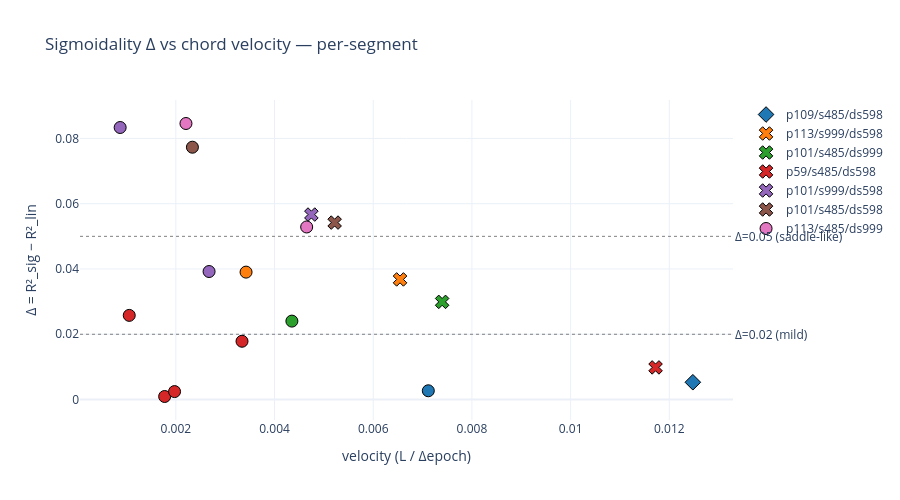

Source (notebook cell):
### Markdown cell above
## 8. Figure — Δ vs velocity per segment

Sigmoidality × chord velocity, each point a segment. Colour = variant; symbol = on/off/mix arc-flavour.

### Code cell
palette = ['#1f77b4', '#ff7f0e', '#2ca02c', '#d62728', '#9467bd', '#8c564b', '#e377c2']
flavor_symbol = {'on': 'circle', 'off': 'x', 'mix': 'diamond'}

fig = go.Figure()
for i, (label, R) in enumerate(RUNS.items()):
    color = palette[i % len(palette)]
    for axis in LOCAL_AXES[label]:
        fig.add_trace(go.Scatter(
            x=[axis['velocity']], y=[axis['sigmoidality']],
            mode='markers', showlegend=axis['segment_idx'] == 0,
            name=label,
            marker=dict(color=color, size=12, symbol=flavor_symbol.get(axis['flavor'], 'circle'),
                        line=dict(color='black', width=1)),
            text=f"seg{axis['segment_idx']} @ ep{axis['peak_ep']} ({axis['flavor']})",
            hovertemplate='%{text}<br>Δ=%{y:.3f}<br>velocity=%{x:.4f}<extra>' + label + '</extra>',
        ))
fig.add_hline(y=0.05, line=dict(color='gray', dash='dot', width=1),
              annotation_text='Δ=0.05 (saddle-like)', annotation_position='right')
fig.add_hline(y=0.02, line=dict(color='gray', dash='dot', width=1),
              annotation_text='Δ=0.02 (mild)', annotation_position='right')
fig.update_layout(
    title='Sigmoidality Δ vs chord velocity — per-segment',
    xaxis_title='velocity (L / Δepoch)', yaxis_title='Δ = R²_sig − R²_lin',
    template='plotly_white', height=500, width=900,
)
fig.show()

### Figure 1 — Plotly figure (JSON) as saved in the notebook; plotly's stock layout.template omitted (floating-point values rounded to 4 significant figures)
{"data": [{"hovertemplate": "%{text}<br>Δ=%{y:.3f}<br>velocity=%{x:.4f}<extra>p109/s485/ds598</extra>", "marker": {"color": "#1f77b4", "line": {"color": "black", "width": 1}, "size": 12, "symbol": "diamond"}, "mode": "markers", "name": "p109/s485/ds598", "showlegend": true, "text": "seg0 @ ep1700 (mix)", "type": "scatter", "x": [0.01248], "y": [0.005302]}, {"hovertemplate": "%{text}<br>Δ=%{y:.3f}<br>velocity=%{x:.4f}<extra>p109/s485/ds598</extra>", "marker": {"color": "#1f77b4", "line": {"color": "black", "width": 1}, "size": 12, "symbol": "circle"}, "mode": "markers", "name": "p109/s485/ds598", "showlegend": false, "text": "seg1 @ ep3400 (on)", "type": "scatter", "x": [0.007116], "y": [0.002689]}, {"hovertemplate": "%{text}<br>Δ=%{y:.3f}<br>velocity=%{x:.4f}<extra>p113/s999/ds598</extra>", "marker": {"color": "#ff7f0e", "line": {"color": "black", "width": 1}, "size": 12, "symbol": "x"}, "mode": "markers", "name": "p113/s999/ds598", "showlegend": true, "text": "seg0 @ ep2000 (off)", "type": "scatter", "x": [0.006543], "y": [0.0368]}, {"hovertemplate": "%{text}<br>Δ=%{y:.3f}<br>velocity=%{x:.4f}<extra>p113/s999/ds598</extra>", "marker": {"color": "#ff7f0e", "line": {"color": "black", "width": 1}, "size": 12, "symbol": "circle"}, "mode": "markers", "name": "p113/s999/ds598", "showlegend": false, "text": "seg1 @ ep6800 (on)", "type": "scatter", "x": [0.003423], "y": [0.03904]}, {"hovertemplate": "%{text}<br>Δ=%{y:.3f}<br>velocity=%{x:.4f}<extra>p101/s485/ds999</extra>", "marker": {"color": "#2ca02c", "line": {"color": "black", "width": 1}, "size": 12, "symbol": "x"}, "mode": "markers", "name": "p101/s485/ds999", "showlegend": true, "text": "seg0 @ ep1800 (off)", "type": "scatter", "x": [0.007396], "y": [0.02993]}, {"hovertemplate": "%{text}<br>Δ=%{y:.3f}<br>velocity=%{x:.4f}<extra>p101/s485/ds999</extra>", "marker": {"color": "#2ca02c", "line": {"color": "black", "width": 1}, "size": 12, "symbol": "circle"}, "mode": "markers", "name": "p101/s485/ds999", "showlegend": false, "text": "seg1 @ ep5500 (on)", "type": "scatter", "x": [0.004352], "y": [0.02403]}, {"hovertemplate": "%{text}<br>Δ=%{y:.3f}<br>velocity=%{x:.4f}<extra>p59/s485/ds598</extra>", "marker": {"color": "#d62728", "line": {"color": "black", "width": 1}, "size": 12, "symbol": "x"}, "mode": "markers", "name": "p59/s485/ds598", "showlegend": true, "text": "seg0 @ ep1700 (off)", "type": "scatter", "x": [0.01172], "y": [0.009846]}, {"hovertemplate": "%{text}<br>Δ=%{y:.3f}<br>velocity=%{x:.4f}<extra>p59/s485/ds598</extra>", "marker": {"color": "#d62728", "line": {"color": "black", "width": 1}, "size": 12, "symbol": "circle"}, "mode": "markers", "name": "p59/s485/ds598", "showlegend": false, "text": "seg1 @ ep2600 (on)", "type": "scatter", "x": [0.003341], "y": [0.01786]}, {"hovertemplate": "%{text}<br>Δ=%{y:.3f}<br>velocity=%{x:.4f}<extra>p59/s485/ds598</extra>", "marker": {"color": "#d62728", "line": {"color": "black", "width": 1}, "size": 12, "symbol": "circle"}, "mode": "markers", "name": "p59/s485/ds598", "showlegend": false, "text": "seg2 @ ep9400 (on)", "type": "scatter", "x": [0.001773], "y": [0.0009378]}, {"hovertemplate": "%{text}<br>Δ=%{y:.3f}<br>velocity=%{x:.4f}<extra>p59/s485/ds598</extra>", "marker": {"color": "#d62728", "line": {"color": "black", "width": 1}, "size": 12, "symbol": "circle"}, "mode": "markers", "name": "p59/s485/ds598", "showlegend": false, "text": "seg3 @ ep16100 (on)", "type": "scatter", "x": [0.001974], "y": [0.002442]}, {"hovertemplate": "%{text}<br>Δ=%{y:.3f}<br>velocity=%{x:.4f}<extra>p59/s485/ds598</extra>", "marker": {"color": "#d62728", "line": {"color": "black", "width": 1}, "size": 12, "symbol": "circle"}, "mode": "markers", "name": "p59/s485/ds598", "showlegend": false, "text": "seg4 @ ep22100 (on)", "type": "scatter", "x": [0.001056], "y": [0.02579]}, {"hovertemplate": "%{text}<br>Δ=%{y:.3f}<br>velocity=%{x:.4f}<extra>p101/s999/ds598</extra>", "marker": {"color": "#9467bd", "line": {"color": "black", "width": 1}, "size": 12, "symbol": "x"}, "mode": "markers", "name": "p101/s999/ds598", "showlegend": true, "text": "seg0 @ ep2000 (off)", "type": "scatter", "x": [0.004747], "y": [0.05667]}, {"hovertemplate": "%{text}<br>Δ=%{y:.3f}<br>velocity=%{x:.4f}<extra>p101/s999/ds598</extra>", "marker": {"color": "#9467bd", "line": {"color": "black", "width": 1}, "size": 12, "symbol": "circle"}, "mode": "markers", "name": "p101/s999/ds598", "showlegend": false, "text": "seg1 @ ep10000 (on)", "type": "scatter", "x": [0.002673], "y": [0.03922]}, {"hovertemplate": "%{text}<br>Δ=%{y:.3f}<br>velocity=%{x:.4f}<extra>p101/s999/ds598</extra>", "marker": {"color": "#9467bd", "line": {"color": "black", "width": 1}, "size": 12, "symbol": "circle"}, "mode": "markers", "name": "p101/s999/ds598", "showlegend": false, "text": "seg2 @ ep17700 (on)", "type": "scatter", "x": [0.0008714], "y": [0.08334]}, {"hovertemplate": "%{text}<br>Δ=%{y:.3f}<br>velocity=%{x:.4f}<extra>p101/s485/ds598</extra>", "marker": {"color": "#8c564b", "line": {"color": "black", "width": 1}, "size": 12, "symbol": "x"}, "mode": "markers", "name": "p101/s485/ds598", "showlegend": true, "text": "seg0 @ ep2000 (off)", "type": "scatter", "x": [0.005218], "y": [0.05421]}, {"hovertemplate": "%{text}<br>Δ=%{y:.3f}<br>velocity=%{x:.4f}<extra>p101/s485/ds598</extra>", "marker": {"color": "#8c564b", "line": {"color": "black", "width": 1}, "size": 12, "symbol": "circle"}, "mode": "markers", "name": "p101/s485/ds598", "showlegend": false, "text": "seg1 @ ep8800 (on)", "type": "scatter", "x": [0.002336], "y": [0.0773]}, {"hovertemplate": "%{text}<br>Δ=%{y:.3f}<br>velocity=%{x:.4f}<extra>p113/s485/ds999</extra>", "marker": {"color": "#e377c2", "line": {"color": "black", "width": 1}, "size": 12, "symbol": "circle"}, "mode": "markers", "name": "p113/s485/ds999", "showlegend": true, "text": "seg0 @ ep2200 (on)", "type": "scatter", "x": [0.004651], "y": [0.05287]}, {"hovertemplate": "%{text}<br>Δ=%{y:.3f}<br>velocity=%{x:.4f}<extra>p113/s485/ds999</extra>", "marker": {"color": "#e377c2", "line": {"color": "black", "width": 1}, "size": 12, "symbol": "circle"}, "mode": "markers", "name": "p113/s485/ds999", "showlegend": false, "text": "seg1 @ ep10000 (on)", "type": "scatter", "x": [0.002205], "y": [0.08457]}], "layout": {"annotations": [{"showarrow": false, "text": "Δ=0.05 (saddle-like)", "x": 1, "xanchor": "left", "xref": "x domain", "y": 0.05, "yanchor": "middle", "yref": "y"}, {"showarrow": false, "text": "Δ=0.02 (mild)", "x": 1, "xanchor": "left", "xref": "x domain", "y": 0.02, "yanchor": "middle", "yref": "y"}], "height": 500, "shapes": [{"line": {"color": "gray", "dash": "dot", "width": 1}, "type": "line", "x0": 0, "x1": 1, "xref": "x domain", "y0": 0.05, "y1": 0.05, "yref": "y"}, {"line": {"color": "gray", "dash": "dot", "width": 1}, "type": "line", "x0": 0, "x1": 1, "xref": "x domain", "y0": 0.02, "y1": 0.02, "yref": "y"}], "title": {"text": "Sigmoidality Δ vs chord velocity — per-segment"}, "width": 900, "xaxis": {"title": {"text": "velocity (L / Δepoch)"}}, "yaxis": {"title": {"text": "Δ = R²_sig − R²_lin"}}}}
